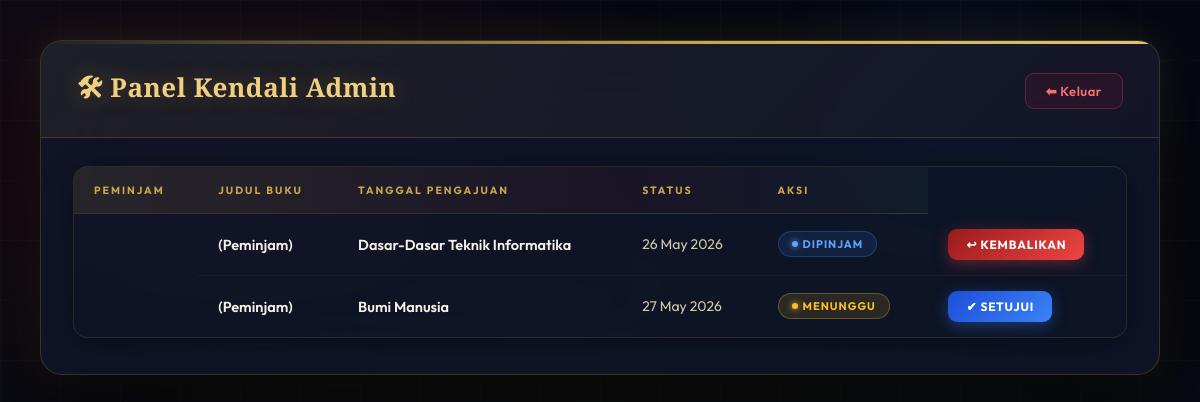
Page /admin.php (signed in) on the committed database.
### tables this page shows
CREATE TABLE `pinjam` (
  `id_pinjam` int(11) NOT NULL,
  `id_user` int(11) NOT NULL,
  `id_buku` int(11) NOT NULL,
  `tgl_pengajuan` date NOT NULL,
  `status` varchar(20) NOT NULL
);

CREATE TABLE `userr` (
  `id_user` int(11) NOT NULL,
  `username` varchar(50) NOT NULL,
  `password` varchar(255) NOT NULL,
  `nama_lengkap` varchar(100) NOT NULL,
  `role` varchar(20) NOT NULL
);

CREATE TABLE `buku` (
  `id_buku` int(11) NOT NULL,
  `judul` varchar(255) NOT NULL,
  `penulis` varchar(100) NOT NULL,
  `kategori` varchar(100) NOT NULL,
  `stok` int(11) NOT NULL
);

### admin.php (the view, shortened to what this page needs)
<?php
include 'koneksi.php';
?>
<!DOCTYPE html>
<html lang="id">
<head>
    <link rel="stylesheet" href="style.css">
</head>
<body style="display:block; padding: 40px 20px;">
<div class="container">
    <div class="container-header">
        <h2>🛠 Panel Kendali Admin</h2>
        <a href="logout.php" class="btn-logout">⬅ Keluar</a>
    </div>
    <div class="container-body">
        <div class="table-wrapper">
            <table>
                <thead>
                    <tr>
                        <th>Peminjam</th>
                        <th>Judul Buku</th>
                        <th>Tanggal Pengajuan</th>
                        <th>Status</th>
                        <th>Aksi</th>
                    </tr>
                </thead>
                <tbody>
                    <?php
                    $query = "SELECT pinjam.*, buku.judul, userr.nama_lengkap
                              FROM pinjam
                              JOIN buku ON pinjam.id_buku = buku.id_buku
                              JOIN userr ON pinjam.id_user = userr.id_user
                              WHERE pinjam.status != 'kembali'";
                    $result = mysqli_query($conn, $query);
                    $count = mysqli_num_rows($result);
                    if ($count === 0) {
                    ?>
                    <tr>
                        <td colspan="5">
                            <div class="empty-state">
                                <div class="icon">✨</div>
                                <p>Tidak ada peminjaman aktif saat ini.</p>
                            </div>
                        </td>
                    </tr>
                    <?php } else { while($p = mysqli_fetch_assoc($result)) { ?>
                    <tr>
                        <td><strong><?= $p['nama_lengkap']; ?></strong></td>
                        <td><strong><?= $p['judul']; ?></strong></td>
                        <td><?= date('d M Y', strtotime($p['tgl_pengajuan'])); ?></td>
                        <td>
                            <?php if($p['status'] == 'menunggu') { ?>
                                <span class="badge badge-menunggu">Menunggu</span>
                            <?php } else { ?>
                                <span class="badge badge-dipinjam">Dipinjam</span>
                            <?php } ?>
                        </td>
                        <td>
                            <?php if($p['status'] == 'menunggu') { ?>
                                <a href="admin_aksi.php?aksi=setuju&id=<?= $p['id_pinjam']; ?>&id_buku=<?= $p['id_buku']; ?>" class="btn-aksi btn-setuju">✔ Setujui</a>
                            <?php } else { ?>
                                <a href="admin_aksi.php?aksi=kembali&id=<?= $p['id_pinjam']; ?>&id_buku=<?= $p['id_buku']; ?>" class="btn-aksi btn-kembalikan">↩ Kembalikan</a>
                            <?php } ?>
                        </td>
                    </tr>
                    <?php } } ?>
                </tbody>
            </table>
        </div>
    </div>
</div>
</body>
</html>

### rows in the picture
pinjam: id_user.nama_lengkap "(Peminjam)", id_buku.judul "Dasar-Dasar Teknik Informatika", tgl_pengajuan "26 May 2026", status "DIPINJAM"
pinjam: id_user.nama_lengkap "(Peminjam)", id_buku.judul "Bumi Manusia", tgl_pengajuan "27 May 2026", status "MENUNGGU"
